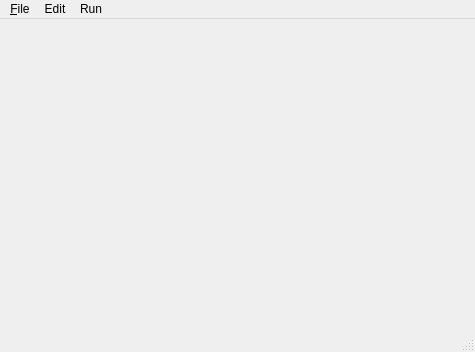
<?xml version="1.0" encoding="UTF-8"?>
<ui version="4.0">
 <class>EditorContainerClass</class>
 <widget class="QMainWindow" name="EditorContainerClass">
  <property name="geometry">
   <rect>
    <x>0</x>
    <y>0</y>
    <width>475</width>
    <height>352</height>
   </rect>
  </property>
  <property name="windowTitle">
   <string>StormBrewer Engine</string>
  </property>
  <widget class="QWidget" name="centralWidget"/>
  <widget class="QMenuBar" name="menuBar">
   <property name="geometry">
    <rect>
     <x>0</x>
     <y>0</y>
     <width>475</width>
     <height>21</height>
    </rect>
   </property>
   <widget class="QMenu" name="menuFile">
    <property name="title">
     <string>&amp;File</string>
    </property>
    <widget class="QMenu" name="menu_New">
     <property name="title">
      <string>&amp;New</string>
     </property>
    </widget>
    <addaction name="menu_New"/>
    <addaction name="action_Open"/>
    <addaction name="action_Save"/>
    <addaction name="separator"/>
    <addaction name="action_Quit"/>
   </widget>
   <widget class="QMenu" name="menuEdit">
    <property name="title">
     <string>Edit</string>
    </property>
    <addaction name="action_Undo"/>
    <addaction name="action_Redo"/>
   </widget>
   <widget class="QMenu" name="menuRun">
    <property name="title">
     <string>Run</string>
    </property>
    <addaction name="action_TestBuild"/>
   </widget>
   <addaction name="menuFile"/>
   <addaction name="menuEdit"/>
   <addaction name="menuRun"/>
  </widget>
  <widget class="QStatusBar" name="statusBar"/>
  <action name="action_Open">
   <property name="text">
    <string>&amp;Open</string>
   </property>
  </action>
  <action name="action_Save">
   <property name="text">
    <string>Save</string>
   </property>
  </action>
  <action name="action_Quit">
   <property name="text">
    <string>&amp;Quit</string>
   </property>
  </action>
  <action name="action_Sprite">
   <property name="text">
    <string>Sprite</string>
   </property>
  </action>
  <action name="action_Undo">
   <property name="text">
    <string>Undo</string>
   </property>
  </action>
  <action name="action_Redo">
   <property name="text">
    <string>Redo</string>
   </property>
  </action>
  <action name="action_StartServer">
   <property name="text">
    <string>Start Server</string>
   </property>
  </action>
  <action name="action_LaunchClients">
   <property name="text">
    <string>Launch Clients</string>
   </property>
  </action>
  <action name="action_TestBuild">
   <property name="text">
    <string>Test Build</string>
   </property>
  </action>
 </widget>
 <layoutdefault spacing="6" margin="11"/>
 <resources>
  <include location="EditorContainer.qrc"/>
 </resources>
 <connections/>
</ui>
